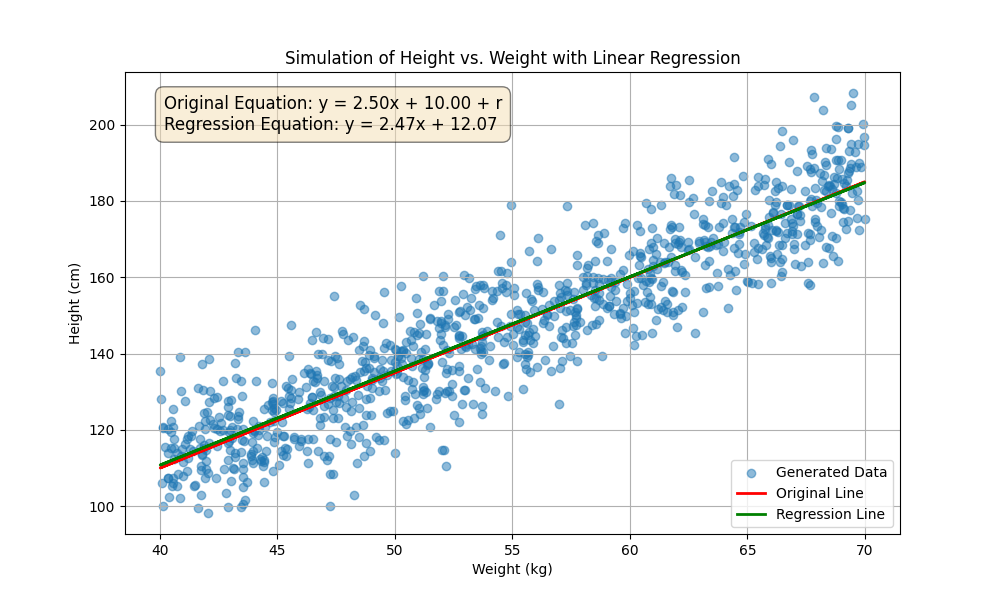

Recreate this plot in Python.

import numpy as np
import matplotlib.pyplot as plt
from sklearn.linear_model import LinearRegression

# Set parameters for the equation y = ax + b + r
a = 2.5
b = 10
num_samples = 1000

# Generate random data
np.random.seed(0)
# Weight (x) data
weight = np.random.rand(num_samples, 1) * 30 + 40  # weights between 40 and 70
# Random noise (r)
noise = np.random.randn(num_samples, 1) * 10
# Height (y) data
height = a * weight + b + noise

# Perform linear regression
regression = LinearRegression()
regression.fit(weight, height)
reg_a = regression.coef_[0][0]
reg_b = regression.intercept_[0]

# Create the plot
plt.figure(figsize=(10, 6))
plt.scatter(weight, height, alpha=0.5, label='Generated Data')

# Plot the original and regression lines
plt.plot(weight, a * weight + b, color='red', linewidth=2, label='Original Line')
plt.plot(weight, regression.predict(weight), color='green', linewidth=2, label='Regression Line')

plt.title('Simulation of Height vs. Weight with Linear Regression')
plt.xlabel('Weight (kg)')
plt.ylabel('Height (cm)')
plt.legend()
plt.grid(True)

# Add a text box with the equations
equation_text = (
    f"Original Equation: y = {a:.2f}x + {b:.2f} + r\n"
    f"Regression Equation: y = {reg_a:.2f}x + {reg_b:.2f}"
)
plt.text(0.05, 0.95, equation_text, transform=plt.gca().transAxes,
         fontsize=12, verticalalignment='top',
         bbox=dict(boxstyle='round,pad=0.5', fc='wheat', alpha=0.5))

# Save the plot
plt.savefig('simulation2.png')

print("Simulation complete. Plot saved to simulation2.png")
